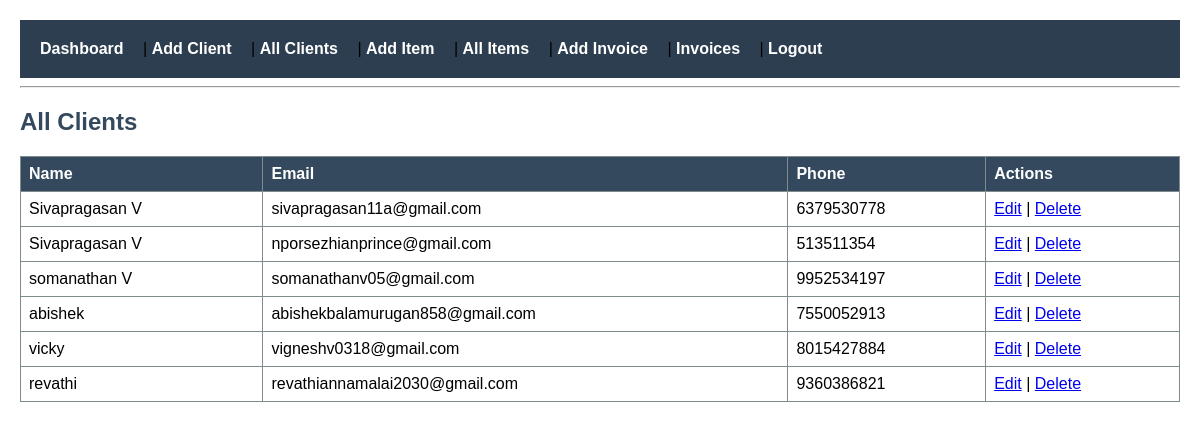
Page /clients/ (signed in) on the committed database.
### users/models.py (models this page shows, shortened)
class Client(models.Model):
    name = models.CharField(max_length=100)
    email = models.EmailField()
    phone = models.CharField(max_length=20)
    address = models.CharField(max_length=200, blank=True, null=True)

### users/views.py (the view)
# urls.py: path('clients/', views.client_list, name='client_list'),
@login_required
def client_list(request):
    clients = Client.objects.all()
    return render(request, 'client_list.html', {'clients': clients})

### users/templates/client_list.html
{% extends 'base.html' %}
{% block content %}
<h2>All Clients</h2>
<table border="1" cellspacing="0" cellpadding="5">
    <tr>
        <th>Name</th>
        <th>Email</th>
        <th>Phone</th>
        <th>Actions</th>
    </tr>
    {% for client in clients %}
    <tr>
        <td>{{ client.name }}</td>
        <td>{{ client.email }}</td>
        <td>{{ client.phone }}</td>
        <td>
            <a href="{% url 'edit_client' client.id %}">Edit</a> |
            <a href="{% url 'delete_client' client.id %}">Delete</a>
        </td>
    </tr>
    {% empty %}
    <tr>
        <td colspan="4">No clients found.</td>
    </tr>
    {% endfor %}
</table>
{% endblock %}

### users/templates/base.html (shortened to what this page needs)
<!DOCTYPE html>
<html>
<head>
    {% load static %}
    <link rel="stylesheet" type="text/css" href="{% static 'users/style.css' %}">
</head>
<body>
    <nav>
    <nav>
    <a href="{% url 'dashboard' %}" {% if request.path == '/' %}style="text-decoration:underline;"{% endif %}>Dashboard</a> |
    <a href="{% url 'add_client' %}">Add Client</a> |
    <a href="{% url 'client_list' %}">All Clients</a> |
    <a href="{% url 'add_item' %}">Add Item</a> |
    <a href="{% url 'item_list' %}">All Items</a> |
    <a href="{% url 'add_invoice' %}">Add Invoice</a> |
    <a href="{% url 'invoice_list' %}">Invoices</a> |
    <a href="{% url 'logout' %}">Logout</a>
</nav>
</nav>
    <hr>
    {% block content %}{% endblock %}
</body>
</html>

### users/static/users/style.css (style rules this page uses)
body { font-family: Arial, sans-serif; margin: 20px; }
nav { background-color: #2c3e50; padding: 10px; }
nav a { color: white; margin-right: 15px; text-decoration: none; font-weight: bold; }
h2 { color: #34495e; }
table { width: 100%; border-collapse: collapse; margin-top: 15px; }
table, th, td { border: 1px solid #7f8c8d; padding: 8px; text-align: left; }
th { background-color: #34495e; color: white; }

### rows in the picture
Client: name "Sivapragasan V", email "sivapragasan11a@gmail.com", phone "6379530778"
Client: name "Sivapragasan V", email "nporsezhianprince@gmail.com", phone "513511354"
Client: name "somanathan V", email "somanathanv05@gmail.com", phone "9952534197"
Client: name "abishek", email "abishekbalamurugan858@gmail.com", phone "7550052913"
Client: name "vicky", email "vigneshv0318@gmail.com", phone "8015427884"
Client: name "revathi", email "revathiannamalai2030@gmail.com", phone "9360386821"
